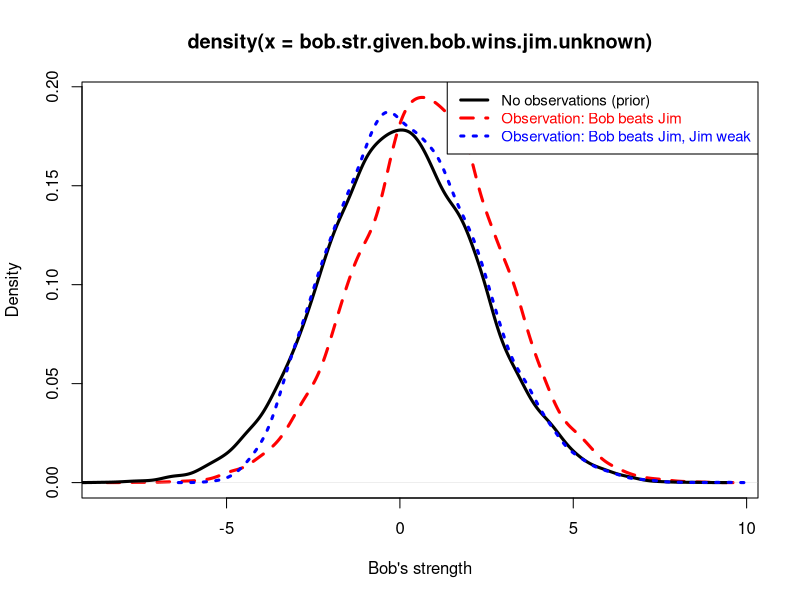
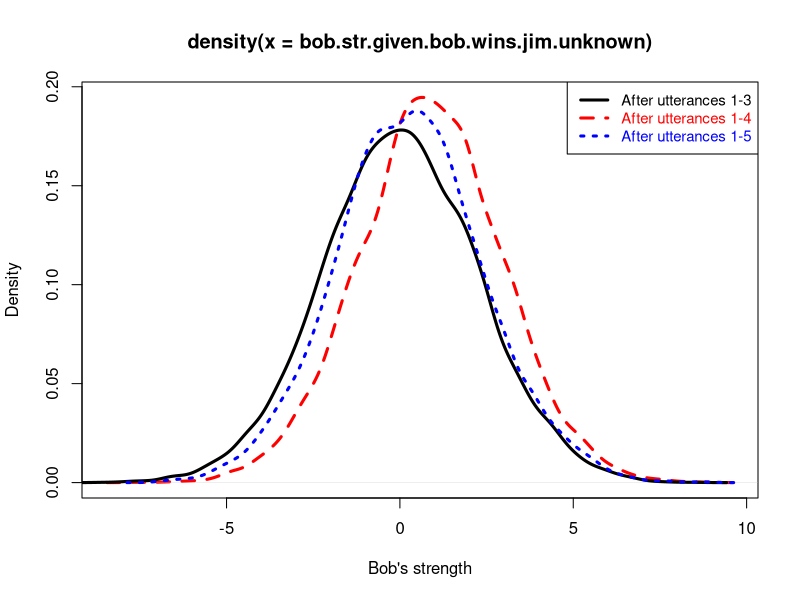

These charts were generated, in order, by the following R code:
#explaining away, non-linguistic
# workaround since Church too slow:

num.players = 12

# bob prior
num.sims = 10000
bob.str.prior = rep(NA, num.sims)
for (i in 1:10000) {
	male.str = rnorm(1, 0, 2)
	female.str = rnorm(1, 0, 2)
	bob.gender.str = sample(c(male.str, female.str), 1)
	bob.str = rnorm(1, bob.gender.str, 1)
	bob.str.prior[i] = bob.str
}

# non-ling-version: jim.str unknown
num.sims = 10000
num.accepted = 0
bob.str.given.bob.wins.jim.unknown = rep(NA, num.sims)
while (num.accepted < num.sims) {
	male.str = rnorm(1, 0, 2)
	female.str = rnorm(1, 0, 2)
	player.gender.strengths = sample(c(male.str, female.str), num.players, replace=T)
	player.strengths = rep(NA, num.players)
	for (i in 1:num.players) {
		player.strengths[i] = rnorm(1, player.gender.strengths[i], 1)
	}
	bob.str = player.strengths[1]
	jim.str = player.strengths[2]
	bob.pulling = bob.str + rnorm(1, 0, .5)
	jim.pulling = jim.str + rnorm(1, 0, .5)
	if (bob.pulling > jim.pulling) {
		num.accepted = num.accepted + 1
		bob.str.given.bob.wins.jim.unknown[num.accepted] = bob.str 
	}
}

# non-ling-version: jim.str fixed, jim very weak
num.sims = 10000
num.accepted = 0
bob.str.given.jim.minus.3 = rep(NA, num.sims)
while (num.accepted < num.sims) {
	male.str = rnorm(1, 0, 2)
	female.str = rnorm(1, 0, 2)
	player.gender.strengths = sample(c(male.str, female.str), num.players, replace=T)
	player.strengths = rep(NA, num.players)
	for (i in 1:num.players) {
		player.strengths[i] = rnorm(1, player.gender.strengths[i], 1)
	}
	player.strengths[2] = -4
	bob.str = player.strengths[1]
	jim.str = player.strengths[2]
	bob.pulling = bob.str + rnorm(1, 0, .5)
	jim.pulling = jim.str + rnorm(1, 0, .5)
	if (bob.pulling > jim.pulling) {
		num.accepted = num.accepted + 1
		bob.str.given.jim.minus.3[num.accepted] = bob.str 
	}
}
plot(density(bob.str.given.bob.wins.jim.unknown), col='red', lwd=3, lty=2, xlab="Bob's strength")
lines(density(bob.str.prior), col='black', lwd=3, lty=1)
lines(density(bob.str.given.jim.minus.3), col='blue', lwd=3, lty=3)
legend('topright', c("No observations (prior)", "Observation: Bob beats Jim", "Observation: Bob beats Jim, Jim weak"), lty=c(1, 2, 3), lwd=3, cex=.9, col=c('black', 'red', 'blue'), text.col=c('black', 'red', 'blue'))

# ling version - jim weak condition differs:
num.sims = 10000
num.accepted = 0
bob.str.given.jim.weakest = rep(NA, num.sims)
while (num.accepted < num.sims) {
	male.str = rnorm(1, 0, 2)
	female.str = rnorm(1, 0, 2)
	player.gender.strengths = sample(c(male.str, female.str), num.players, replace=T)
	player.strengths = rep(NA, num.players)
	for (i in 1:num.players) {
		player.strengths[i] = rnorm(1, player.gender.strengths[i], 1)
	}
	bob.str = player.strengths[1]
	jim.str = player.strengths[2]
	bob.pulling = bob.str + rnorm(1, 0, .5)
	jim.pulling = jim.str + rnorm(1, 0, .5)
	if (jim.str == min(player.strengths) && bob.pulling > jim.pulling) {
		num.accepted = num.accepted + 1
		bob.str.given.jim.weakest[num.accepted] = bob.str 
	}
}
plot(density(bob.str.given.bob.wins.jim.unknown), col='red', lty=2, lwd=3, xlab="Bob's strength")
lines(density(bob.str.prior), col='black', lty=1, lwd=3)
lines(density(bob.str.given.jim.weakest), col='blue', lty=3, lwd=3)
legend('topright', c("After utterances 1-3", 'After utterances 1-4', 'After utterances 1-5'), lty=c(1, 2, 3), lwd=3, cex=.9, col=c('black', 'red', 'blue'), text.col=c('black', 'red', 'blue'))

# quantifier scope ambiguity



